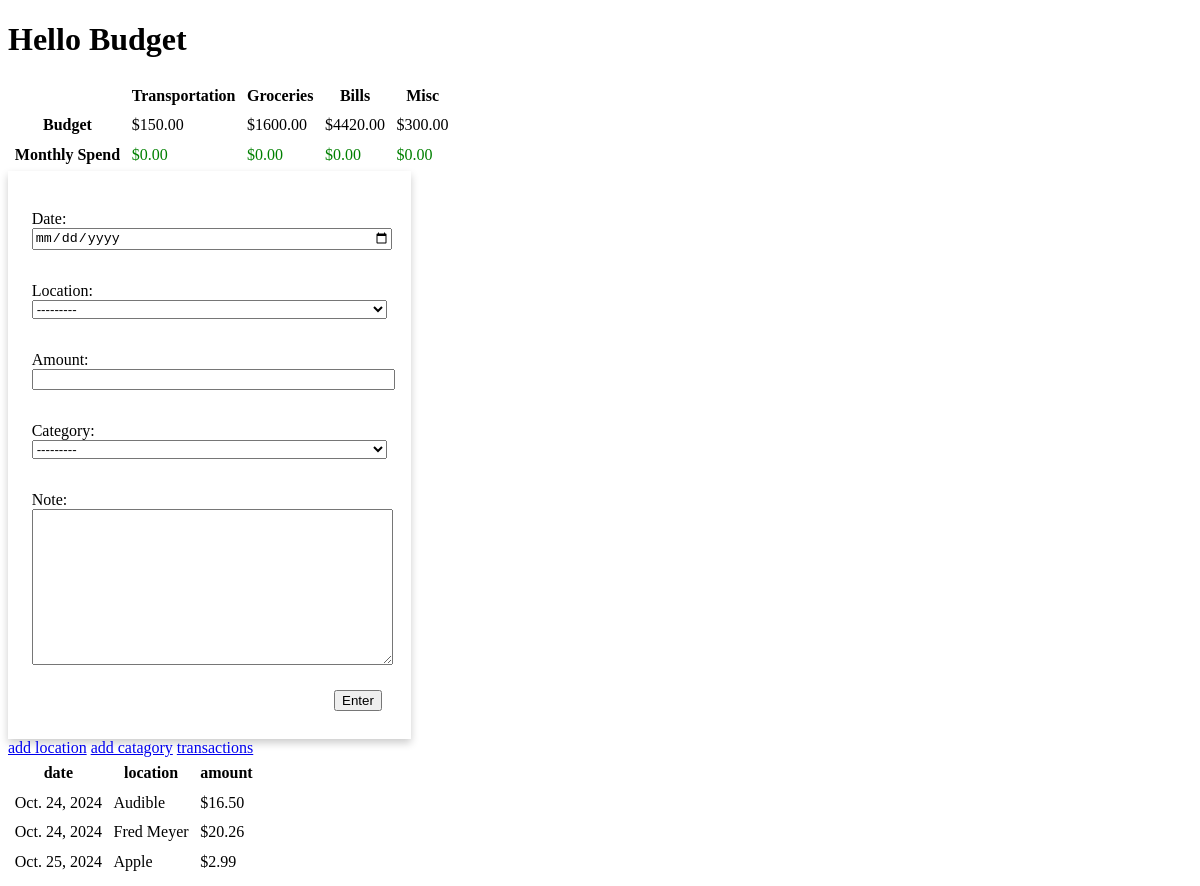
The page / on the database its author committed.
### user_app/models.py (models this page shows, shortened)
class Category(models.Model):
    name = models.CharField(max_length=128)
    budget = models.DecimalField(max_digits=7, decimal_places=2)
    created_at = models.DateTimeField(auto_now_add=True)
    updated_at = models.DateTimeField(auto_now=True)
    def __str__(self):
        return str(self.name)

class Transaction(models.Model):
    location = models.ForeignKey('Location', on_delete=models.CASCADE)
    category = models.ForeignKey('Category', on_delete=models.CASCADE)
    amount = models.DecimalField(max_digits=7, decimal_places=2)
    note = models.TextField(null=True, blank=True)
    date = models.DateField()
    created_at = models.DateTimeField(auto_now_add=True)
    updated_at = models.DateTimeField(auto_now=True)

class Location(models.Model):
    name = models.CharField(max_length=128)
    created_at = models.DateTimeField(auto_now_add=True)
    updated_at = models.DateTimeField(auto_now=True)
    def __str__(self):
        return str(self.name)

### user_app/views.py (the view)
# urls.py: path('', views.index, name="home"),
def index(request):
    categories = Category.objects.all()
    transactions = Transaction.objects.all()
    latestTransactions = Transaction.objects.filter().order_by('-id')[:3]
    locations = Location.objects.all()
    form = TransactionCreateForm()
    category_totals = calculate_category_totals()
    if request.method == 'POST':
        form = TransactionCreateForm(request.POST)
        if form.is_valid():
            form.save()
            messages.success(request, 'Transaction created successfully!')
            return redirect(request.META.get('HTTP_REFERER'))
    context = {
        'categories': categories,
        'transaction': transactions,
        'latestTransactions': latestTransactions,
        'locations': locations,
        'category_totals': category_totals,
        'form': form,
    }
    return render(request, "index.html", context)

### user_app/forms.py
class TransactionCreateForm(ModelForm):
    class Meta:
        model = Transaction
        fields = ['date', 'location', 'amount', 'category', 'note']
        widgets = {
            'date': forms.DateInput(attrs={'type': 'date', 'class': 'form'}),
            'location': forms.Select(attrs={'class': 'form'}),
            'category': forms.Select(attrs={'class': 'form'}),
            'note': forms.Textarea(attrs={'class': 'form'}),
        }
    amount = forms.DecimalField(
        widget=forms.NumberInput(attrs={'class': 'form'}),
        max_digits=10,
        decimal_places=2
    )

### user_app/views.py (called while the page is built)
def calculate_category_totals():
    today = datetime.today()
    current_month = today.month
    current_year = today.year
    categories = Category.objects.all()
    category_totals = []
    for category in categories:
        total_spend = Transaction.objects.filter(
            category=category,
            date__month=current_month,
            date__year=current_year
        ).aggregate(Sum('amount'))['amount__sum'] or 0
        category_totals.append({
            'name': category.name,
            'budget': category.budget,
            'total_spend': total_spend,
        })
    return category_totals

### user_app/templates/index.html (shortened to what this page needs)
{% extends 'main.html' %}
{% block content %}
<h1>Hello Budget</h1>
{% include 'snippets/categoryTotals.html' %}
{% include 'snippets/createTransaction.html' %}
<a href="{% url 'add-location' %}">add location</a>
<a href="{% url 'add-category' %}">add catagory</a>
<a href="{% url 'view-transactions' %}">transactions</a>
<table>
    <thead>
        <tr>
            <th>date</th>
            <th>location</th>
            <th>amount</th>
        </tr>
    </thead>
    <tbody>
        {% for transaction in latestTransactions %}
        <tr>
            <td>{{ transaction.date}}</td>
            <td>{{ transaction.location }}</td>
            <td>${{ transaction.amount }}</td>
        </tr>
        {% endfor %}
    </tbody>
</table>
{% endblock %}

### user_app/templates/snippets/categoryTotals.html
{% extends 'main.html' %}
{% block content %}
<div>
    <table>
        <thead>
            <tr>
                <th></th>
                {% for category in category_totals %}
                    <th>{{ category.name }}</th>
                {% endfor %}
            </tr>
        </thead>
        <tbody
        hx-post="{% url 'category-totals' %}"
        hx-target="#category"
        hx-swap="innerHTML">
            <tr>
                <th>Budget</th>
                {% for category in category_totals %}
                <td class="category">${{ category.budget }}</td>
                {% endfor %}
            </tr>
            <tr>
                <th>Monthly Spend</th>
                {% for category in category_totals %}
                    <td class="category
                        {% if category.total_spend > category.budget %}
                            red-text
                        {% else %}
                            green-text
                        {% endif %}">
                        ${{ category.total_spend|floatformat:2 }}
                    </td>
                {% endfor %}
            </tr>
        </tbody>
    </table>
</div>
{% endblock %}

### user_app/static/css/main.css (style rules this page uses)
table, tr, th, td { border: None; }
th, td { padding: .3rem; }
.green-text { color: green; }
.form { width: 100%; }

### rows shown on the page
Category: name "Transportation", budget "150.00"
Category: name "Groceries", budget "1600.00"
Category: name "Bills", budget "4420.00"
Category: name "Misc", budget "300.00"

### other values the page prints
{{ category.total_spend|floatformat:2 }} "0.00" "0.00" "0.00" "0.00"
